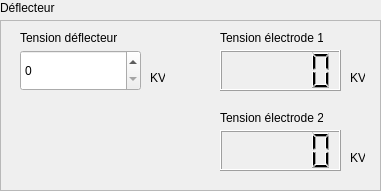
     <widget class="QWidget" name="Container_Injection_General_3" native="true">
      <property name="geometry">
       <rect>
        <x>1140</x>
        <y>20</y>
        <width>381</width>
        <height>191</height>
       </rect>
      </property>
      <widget class="QFrame" name="frame_14">
       <property name="geometry">
        <rect>
         <x>0</x>
         <y>20</y>
         <width>381</width>
         <height>171</height>
        </rect>
       </property>
       <property name="frameShape">
        <enum>QFrame::Shape::StyledPanel</enum>
       </property>
       <property name="frameShadow">
        <enum>QFrame::Shadow::Raised</enum>
       </property>
       <widget class="QWidget" name="afficheur_23" native="true">
        <property name="geometry">
         <rect>
          <x>220</x>
          <y>10</y>
          <width>145</width>
          <height>61</height>
         </rect>
        </property>
        <widget class="QLabel" name="label_75">
         <property name="geometry">
          <rect>
           <x>0</x>
           <y>0</y>
           <width>103</width>
           <height>16</height>
          </rect>
         </property>
         <property name="text">
          <string>Tension électrode 1</string>
         </property>
        </widget>
        <widget class="QLabel" name="label_76">
         <property name="geometry">
          <rect>
           <x>130</x>
           <y>40</y>
           <width>15</width>
           <height>16</height>
          </rect>
         </property>
         <property name="text">
          <string>KV</string>
         </property>
        </widget>
        <widget class="QLCDNumber" name="lcdNumber_DebitArgon_4">
         <property name="geometry">
          <rect>
           <x>0</x>
           <y>20</y>
           <width>121</width>
           <height>41</height>
          </rect>
         </property>
         <property name="smallDecimalPoint">
          <bool>false</bool>
         </property>
        </widget>
       </widget>
       <widget class="QWidget" name="afficheur_24" native="true">
        <property name="geometry">
         <rect>
          <x>220</x>
          <y>90</y>
          <width>145</width>
          <height>61</height>
         </rect>
        </property>
        <widget class="QLabel" name="label_77">
         <property name="geometry">
          <rect>
           <x>0</x>
           <y>0</y>
           <width>103</width>
           <height>16</height>
          </rect>
         </property>
         <property name="text">
          <string>Tension électrode 2</string>
         </property>
        </widget>
        <widget class="QLabel" name="label_78">
         <property name="geometry">
          <rect>
           <x>130</x>
           <y>40</y>
           <width>15</width>
           <height>16</height>
          </rect>
         </property>
         <property name="text">
          <string>KV</string>
         </property>
        </widget>
        <widget class="QLCDNumber" name="lcdNumber_DebitArgon_5">
         <property name="geometry">
          <rect>
           <x>0</x>
           <y>20</y>
           <width>121</width>
           <height>41</height>
          </rect>
         </property>
         <property name="smallDecimalPoint">
          <bool>false</bool>
         </property>
         <property name="value" stdset="0">
          <double>0.000000000000000</double>
         </property>
        </widget>
       </widget>
       <widget class="QWidget" name="numInput_10" native="true">
        <property name="geometry">
         <rect>
          <x>20</x>
          <y>10</y>
          <width>145</width>
          <height>61</height>
         </rect>
        </property>
        <widget class="QLabel" name="label_79">
         <property name="geometry">
          <rect>
           <x>0</x>
           <y>0</y>
           <width>97</width>
           <height>16</height>
          </rect>
         </property>
         <property name="text">
          <string>Tension déflecteur</string>
         </property>
        </widget>
        <widget class="QSpinBox" name="spinBox_CourantFilament_3">
         <property name="geometry">
          <rect>
           <x>0</x>
           <y>20</y>
           <width>121</width>
           <height>41</height>
          </rect>
         </property>
         <property name="buttonSymbols">
          <enum>QAbstractSpinBox::ButtonSymbols::UpDownArrows</enum>
         </property>
        </widget>
        <widget class="QLabel" name="label_80">
         <property name="geometry">
          <rect>
           <x>130</x>
           <y>40</y>
           <width>15</width>
           <height>16</height>
          </rect>
         </property>
         <property name="text">
          <string>KV</string>
         </property>
        </widget>
       </widget>
      </widget>
      <widget class="QLabel" name="label_81">
       <property name="geometry">
        <rect>
         <x>0</x>
         <y>0</y>
         <width>55</width>
         <height>16</height>
        </rect>
       </property>
       <property name="text">
        <string>Déflecteur</string>
       </property>
      </widget>
     </widget>
